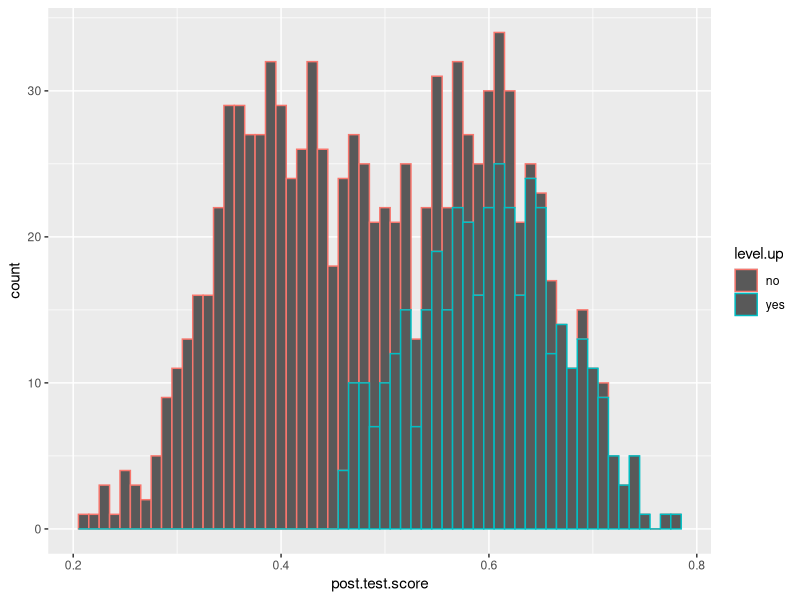
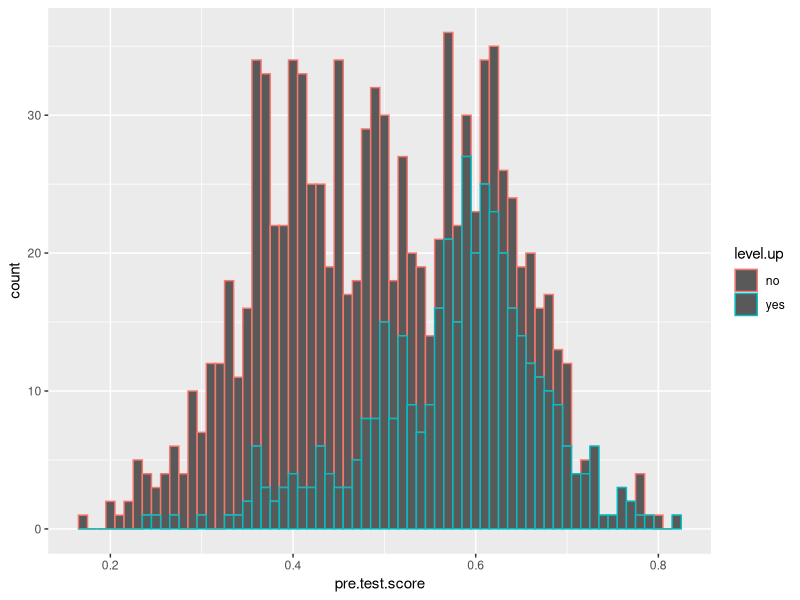
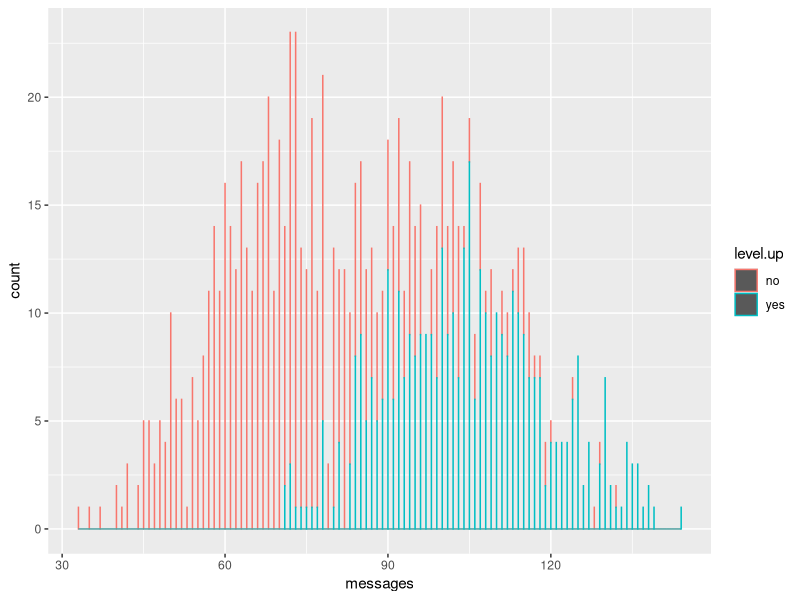
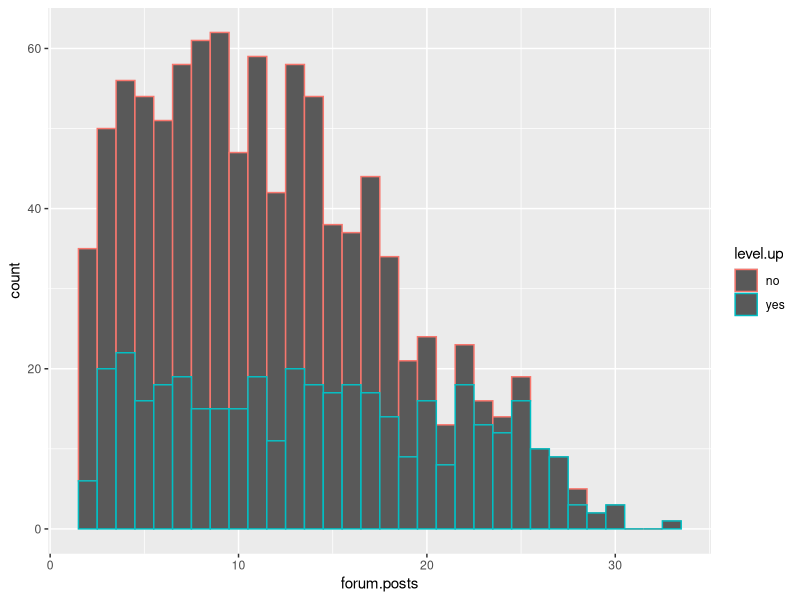
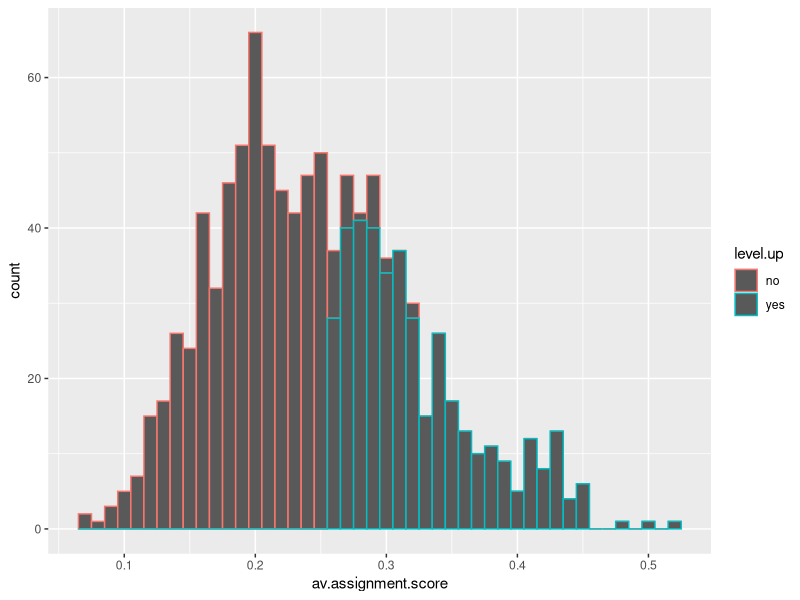
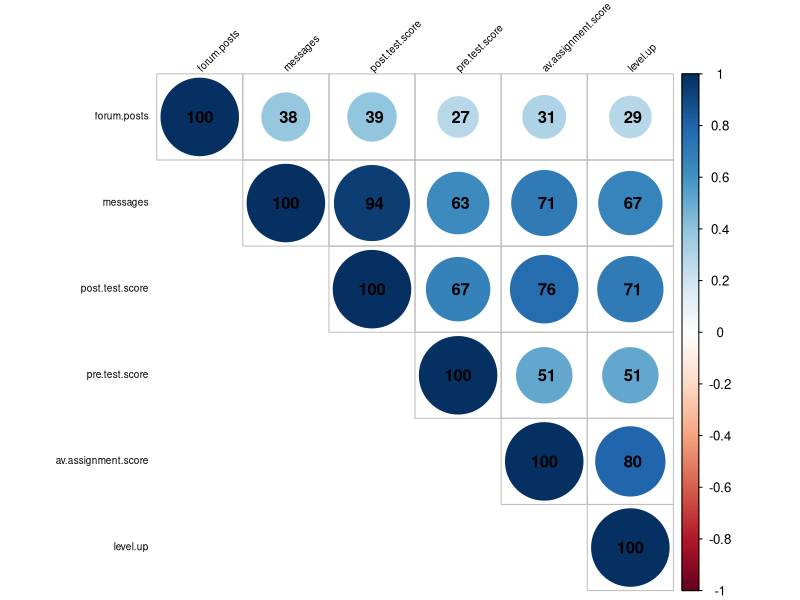
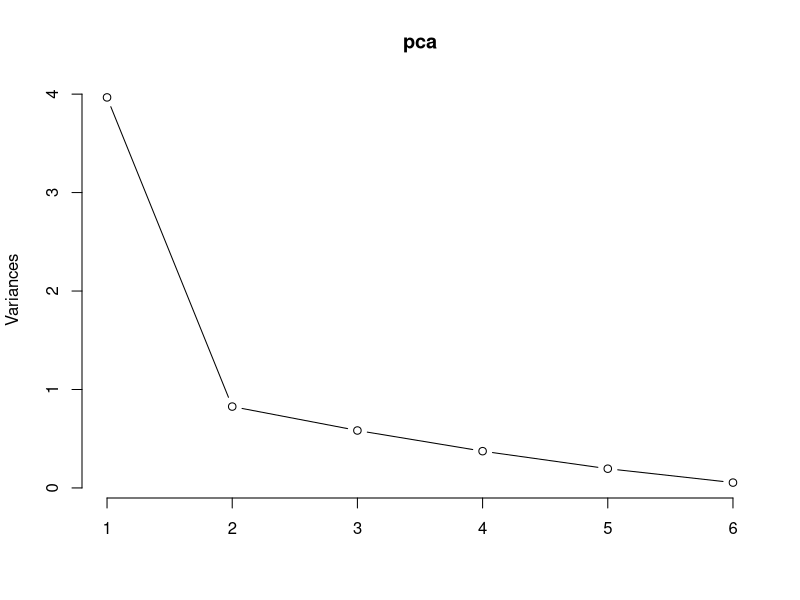
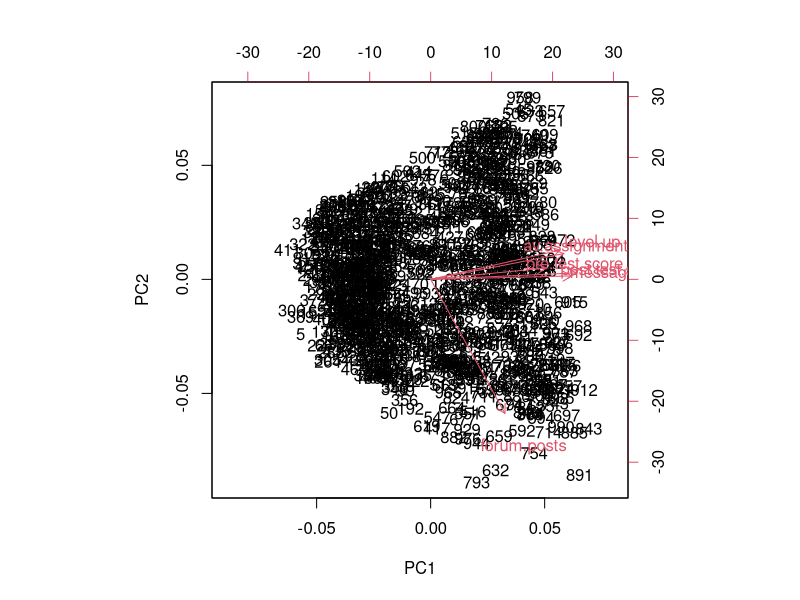

R code for these plots, in order:
## ---- chunk 1
D1 <- read.table("online.data.csv", sep = ",", header = TRUE)
## ---- chunk 2
#Start by creating histograms of the distributions for all variables (#HINT: look up "facet" in the ggplot documentation)
library(dplyr)
library(tidyr)
library(ggplot2)

# histrograms of post.test.score
 ggplot(D1, aes(post.test.score, colour = level.up)) +geom_histogram(binwidth = 0.01)

# histrograms of pre.test.score
 ggplot(D1, aes(pre.test.score, colour = level.up)) +geom_histogram(binwidth = 0.01)
 
# histrograms of messages
  ggplot(D1, aes(messages, colour = level.up)) +geom_histogram(binwidth = 0.01)
 
# histrograms of forum.posts
  ggplot(D1, aes(forum.posts, colour = level.up)) +geom_histogram(binwidth = 1)
 
# histrograms of av.assignment.score
  ggplot(D1, aes(av.assignment.score , colour = level.up)) +geom_histogram(binwidth = 0.01)
## ---- chunk 3
#Then visualize the relationships between variables
D1 <- dplyr::select(D1, 2:7)

install.packages("corrplot")

library(corrplot)

D1$level.up<-ifelse(D1$level.up == 'no', 0, 1)

#Need numeric "x" to operate cor function
D1$post.test.score <- as.numeric(D1$post.test.score)
D1$pre.test.score <- as.numeric(D1$pre.test.score)
D1$messages <- as.numeric(D1$messages)
D1$forum.posts<- as.numeric(D1$forum.posts)
D1$av.assignment.score <- as.numeric(D1$av.assignment.score)
D1$level.up <- as.numeric(D1$level.up)
# forget how to convert whole dataframe in one step???

#Generate pairwise correlations
COR <- cor(D1)

corrplot(COR, order="AOE", method="circle", tl.pos="lt", type="upper",        
tl.col="black", tl.cex=0.6, tl.srt=45, 
        addCoef.col="black", addCoefasPercent = TRUE,
        sig.level=0.50, insig = "blank")
## ---- chunk 4
#Try to capture an intution about the data and the relationships

pca <- prcomp(D1, scale = TRUE)
pca$sdev
pca$sdev^2
summary(pca)

plot(pca, type = "lines")
## ---- chunk 5
pca$rotation
loadings <- abs(pca$rotation)
table1 <- sweep(loadings, 2, colSums(loadings),"/")

biplot(pca)
## ---- chunk 6
#Create a classification tree that predicts whether a student "levels up" in the online course using three variables of your choice (As we did last time, set all controls to their minimums)
install.packages("party", "rpart")

library(rpart)
library(party)

c.tree <- rpart(level.up ~ pre.test.score + post.test.score + av.assignment.score, method="class", data=D1,control = rpart.control(minsplit = 1,minbucket = 1,cp=0.6025))

c.tree1 <- rpart(level.up ~ forum.posts + messages + post.test.score, method="class", data=D1,control = rpart.control(minsplit = 1,minbucket = 1,cp=0.0375))

#Plot and generate a CP table for your tree 
printcp(c.tree)

printcp(c.tree1)

post(c.tree, file = "tree1.ps", title = "levels up in the online course")
post(c.tree1, file = "tree2.ps", title = "levels up in the online course")
## ---- chunk 7
#Generate a probability value that represents the probability that a student levels up based your classification tree 

D1$pred <- predict(c.tree, type = "prob")[,2]#Last class we used type = "class" which predicted the classification for us, this time we are using type = "prob" to see the probability that our classififcation is based on.
D1$pred1 <- predict(c.tree1, type = "prob")[,2]
## ---- chunk 8
#Now you can generate the ROC curve for your model. You will need to install the package ROCR to do this.
install.packages("ROCR", dep = T)
library(ROCR)


#Plot the curve
pred.detail <- prediction(D1$pred, D1$level.up) 
plot(performance(pred.detail, "tpr", "fpr"))
abline(0, 1, lty = 2)

pred.detail1 <- prediction(D1$pred1, D1$level.up) 
plot(performance(pred.detail1, "tpr", "fpr"))
abline(0, 1, lty = 2)
## ---- chunk 9
#Calculate the Area Under the Curve
unlist(slot(performance(pred.detail,"auc"), "y.values"))#Unlist liberates the AUC value from the "performance" object created by ROCR
unlist(slot(performance(pred.detail1,"auc"), "y.values"))
## ---- chunk 10
#Now repeat this process, but using the variables you did not use for the previous model and compare the plots & results of your two models. Which one do you think was the better model? Why?
#The first model with 0.98 in auc is better than the second one with 0.85in auc. The first model has 0.98 of auc indicates an extreme perfection on the varibles compositions; thus second model is less in perfectiveness compared to the first model.
## ---- chunk 11
#Look at the ROC plot for your first model. Based on this plot choose a probability threshold that balances capturing the most correct predictions against false positives. Then generate a new variable in your data set that classifies each student according to your chosen threshold.

threshold.pred <- 0.05
D1$threshold.pred <- ifelse(D1$pred <= threshold.pred, "no", "yes")

#Now generate three diagnostics:
TP <- sum(D1$threshold.pred == "yes")

D1$accuracy.model <- TP/ 1000

FP <- sum((D1$level.up == 0 )& (D1$threshold.pred == "yes"))

D1$precision.model <- TP/(TP+FP)
 
FN <- sum((D1$level.up == 0 )& (D1$threshold.pred == "no"))

D1$recall.model <- TP / (TP + FN)

#Finally, calculate Kappa for your model according to:

#First generate the table of comparisons
D1$threshold.pred <- ifelse(D1$threshold.pred == "no", 0, 1)
table1 <- table(D1$level.up, D1$threshold.pred)

#Convert to matrix
matrix1 <- as.matrix(table1)

#Calculate kappa
kappa(matrix1, exact = TRUE)/kappa(matrix1)

#Now choose a different threshold value and repeat these diagnostics. What conclusions can you draw about your two thresholds?

threshold.pred1 <- 0.01
D1$threshold.pred1 <- ifelse(D1$pred <= threshold.pred1, "no", "yes")
D1 <- dplyr::select(D1, 1:13)

#since my model is pretty perfectly efficient, the different threhold value atucally produces about the same classifications on students, which result in the same accuracy and precision recall diagnostics.
